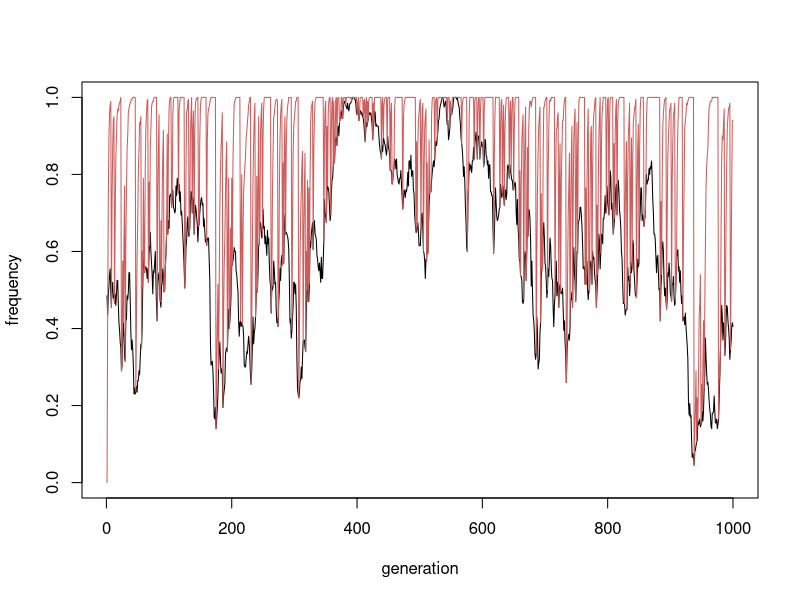
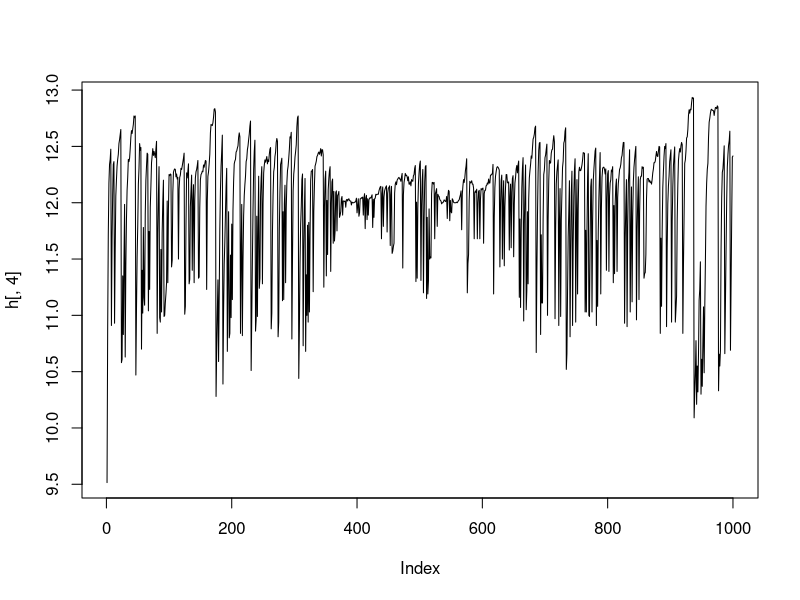
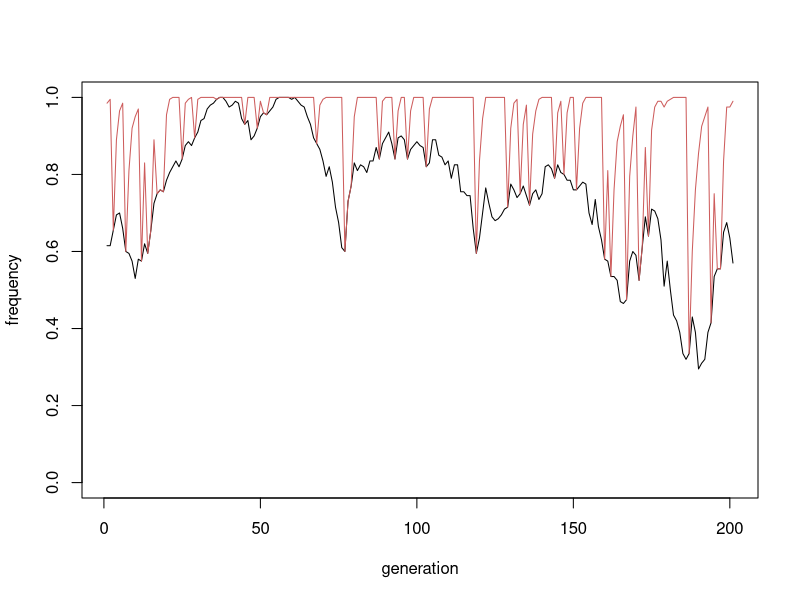

Source code (R) for these figures, in order:
# basic evolution social learning
# Rogers' model
# Q: what is the benefit of social learning to a species?

# "Roughgarden method" - after Joan Roughgarden
# three kinds of assumptions
# (1) what is the population structure?
# (2) individual states
# (3) life cycle

# (1) population structure
# finite population, well-mixed (everyone can interact with everyone else)
# population all experiences same environment
# environment changes periodically

# (2) individual states
# heritable states: learning strategies - 
# (a) individual learning: pay a personal cost to figure out what to do - c is cost, s is chance you figure out the right thing
# (b) social learning: pay no cost! copy a random adult and maybe get a good behavior
# b is benefit of doing the right thing

# (3) life cycle
# (a) birth
# (b) environmental change
# (c) babies learn
# (d) all adults die

sim_rogers <- function( 
		num_generations = 1e3,
		population_size = 200,
		c = 1,                 # cost of individual learning
		s = 1,                 # chance learn right thing
		b = 2,                 # benefit of right thing
		w0 = 10,               # baseline fitness
		u = 0.1,               # prob environment changes
		mu = 0.001			   # mutation rate
 ) 
{

	# initialize the population
	population_strategies <- sample( 1:2 , size=population_size , replace=TRUE )
	population_behavior <- rep( 0 , population_size )

	# initialize history
	history <- matrix( NA , nrow=num_generations , ncol=4 )

	# loop over generations
	for ( t in 1:num_generations ) {

		# record history
		# freq of individual learners
		history[t,1] <- sum(population_strategies==1)/population_size
		# freq of social learners
		history[t,2] <- sum(population_strategies==2)/population_size
		# freq of right behavior
		history[t,3] <- sum(population_behavior==1)/population_size

		# reproduction / birth
		# compute fitness of each adult
		fitness <- w0 + (population_behavior==1)*b - (population_strategies==1)*c
		# record fitness
		history[t,4] <- mean(fitness)
		# produce babies in proportion to fitness
		babies_strategies <- sample( population_strategies , size=population_size , replace=TRUE , prob=fitness )

		# mutation
		for ( i in 1:population_size ) {
			if ( runif(1) < mu )
				babies_strategies[i] <- 3 - babies_strategies[i]
		}#i

		# environment changes?
		if ( runif(1) < u ) population_behavior <- rep( 0 , population_size )

		# learning
		baby_behavior <- rep( 0 , population_size )
		for ( i in 1:population_size ) {
			if ( babies_strategies[i]==1 )
				if ( runif(1) < s ) baby_behavior[i] <- 1
			if ( babies_strategies[i]==2 )
				baby_behavior[i] <- sample( population_behavior , size=1 )
		}#i

		# death and growth
		population_strategies <- babies_strategies
		population_behavior <- baby_behavior


	}#t

	return(history)

}# end of sim_rogers

h <- sim_rogers( u=0.2 , b=3 , c=1 , s=1 )

plot( h[,1] , ylim=c(0,1)  , xlab="generation" , ylab="frequency", type="l" )
#lines( 1:nrow(h) , h[,2] , col="purple" )
lines( 1:nrow(h) , h[,3] , col="indianred" )

plot( h[,4] , type="l" )

x <- 500:700
plot( h[x,1] , ylim=c(0,1)  , xlab="generation" , ylab="frequency", type="l" )
#lines( 1:length(x) , h[x,2] , col="purple" )
lines( 1:length(x) , h[x,3] , col="indianred" )

